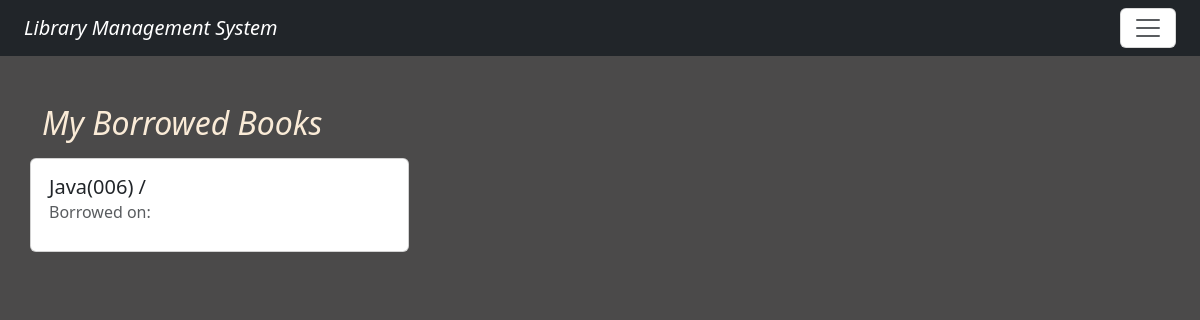
The app's page /my-borrowed-books/ (signed in), older data.
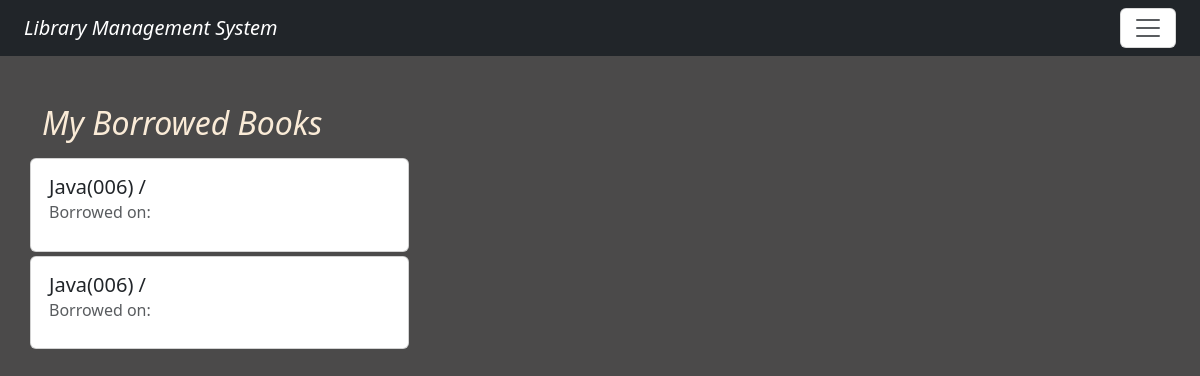
The same page, newer data.
### library/models.py (models this page shows, shortened)
class BorrowRecord(models.Model):
    user = models.ForeignKey(User, on_delete=models.CASCADE)
    book = models.ForeignKey(Book, on_delete=models.CASCADE)
    borrow_date = models.DateField(auto_now_add=True)
    return_date = models.DateField(null=True, blank=True)
    due_date = models.DateField(default=date.today() + timedelta(days=14))
    is_returned = models.BooleanField(default=False)

class Book(models.Model):
    book_name = models.CharField(max_length=100)
    authors = models.ManyToManyField(Author)
    publish_date = models.DateField(null=True, blank=True)
    book_rating = models.FloatField(validators=[MinValueValidator(0), MaxValueValidator(5)], default=0.0)
    available_copies = models.IntegerField(default=1)
    book_sr_no = models.CharField(max_length=10, unique=True)
    total_copies = models.PositiveBigIntegerField(default=1)
    status = models.CharField(max_length=10, default='available')

### library/views.py (the view)
# urls.py: path('my-borrowed-books/', views.my_borrowed_books, name='my_borrowed_books'),
def my_borrowed_books(request):
    borrowed_books = BorrowRecord.objects.filter(user=request.user)
    returned_books = borrowed_books.filter(is_returned=True)
    not_returned_books = borrowed_books.filter(is_returned=False)
    return render(request, 'borrowed.html', {
        'borrowed_books':borrowed_books,
        'not_returned_books': not_returned_books,
        'returned_books': returned_books
    })

### library/templates/borrowed.html (shortened to what this page needs)
{% extends "base.html" %}
{% load static %}
{% block content %}
<h2><i>My Borrowed Books</i></h2>
{% if borrowed_books %}
{% for book in borrowed_books %}
    {% if not book.is_returned %}
    <div class="row row-cols-1 row-cols-md-3 g-1">
        <div class="card h-100">
            <div class="card-body">
                <h5 class="card-title">{{ book.book.book_name }}({{book.book.book_sr_no}}) / {{ book.book.book_cate }}</h5>
                <h6 class="card-subtitle mb-2 text-muted">Borrowed on: {{ book.issue_date }}</h6>
            </div>
        </div>
    </div>
    {% endif %}
{% endfor %}
{% else %}
<div class="col-12">
    <p>No books found.</p>
</div>
{% endif %}
{% endblock content %}

Row changes from the older to the newer data that the page shows:
added BorrowRecord: book.book_name "Java", book.book_sr_no "006"
